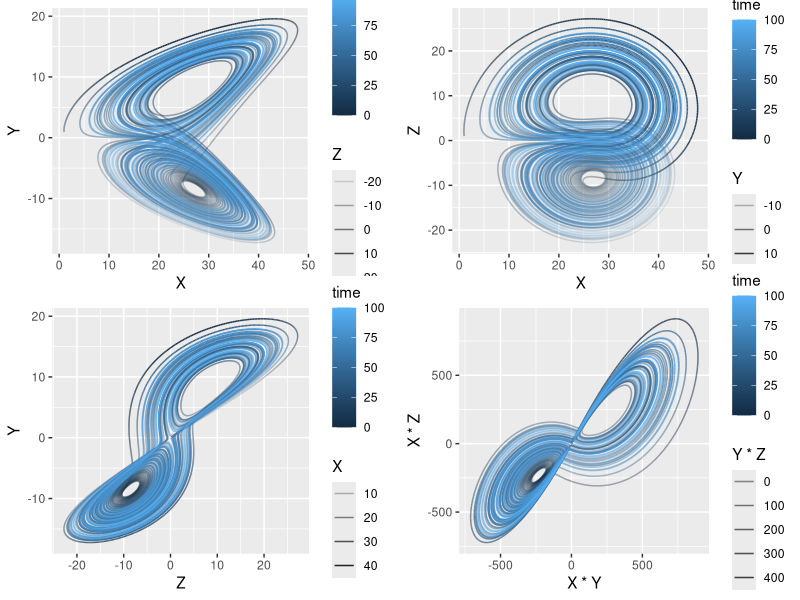

Write the R code that produced this figure.
#+++++++++++++++++++++++++++++++++++++++++++++++++++++++++++++++++++++++++++++++
#
#
# FileName:           lorenz00.R
# FileDescription:
#
#
# Reference:
#          # wget grrrraphics.blogspot.co.uk/2012/06/coding-dynamic-systems-and-controlling.html
#
#+++++++++++++++++++++++++++++++++++++++++++++++++++++++++++++++++++++++++++++++
# Miguel P. Xochicale [http://mxochicale.github.io]
# Doctoral Researcher in Human-Robot Interaction
# University of Birmingham, U.K. (2014-2018)
#+++++++++++++++++++++++++++++++++++++++++++++++++++++++++++++++++++++++++++++++
#
#
#


# library('data.table')


# Multiple plot function
#
# ggplot objects can be passed in ...or to plotlist (as a list of ggplot objects)
# - cols: Numbers of columns in layout
# - layout: A matrix specifying the layout. If present, 'cols' is ignored.
#
# If the layout is something like matrix(c(1,2,3,3), nrow=2, byrow=TRUE),
# then plot 1 will go in the upper left, 2 will go in the upper right, and
# 3 will go all the way across the bottom.
multiplot <- function(..., plotlist=NULL, file, cols=1, layout=NULL){
  library(grid)

  #Make a list from the ... arguments and plotlist
  plots <- c(list(...), plotlist)

  numPlots = length(plots)

  #If layout is NULL, then use 'cols' to determine layout
  if(is.null(layout)){
    # Make the panel
    # ncol: Number of columns of plots
    # nrow: Number of row needed, calculated from # of cols
    layout <- matrix(seq(1,cols*ceiling(numPlots/cols)),
                      ncol=cols, nrow=ceiling(numPlots/cols))
  }

if (numPlots==1){
  print(plots[[1]])
} else{
  # Set up the page
  grid.newpage()
  pushViewport( viewport(layout=grid.layout(nrow(layout),ncol(layout)) ) )

    # Make each plot in the correct location
    for (i in 1:numPlots){
      #Get the i,j, matrix positions of the regions that contain this subplot
      matchidx <- as.data.frame(which(layout==i, arr.ind=TRUE))
      print(plots[[i]], vp=viewport(layout.pos.row=matchidx$row,
                                    layout.pos.col=matchidx$col))
    }
  }
}








###################################

library(ggplot2)
library(deSolve)

Lorenz <- function(t, state, parameters){
          with(as.list( c(state,parameters)),
              {
              #rate of change
              dX <- a*X + Y*Z
              dY <- b*(Y-Z)
              dZ <- -X*Y + c*Y - Z

              # return the rate of change
              list( c(dX, dY, dZ) )
              }
          )# end with(as.list...
}

#define controlling parameters
parameters <- c(a= -8/3, b=-10, c=28)

#define initial state
state <- c(X=1, Y=1, Z=1)

# define integrations times
times <- seq(0,100, by=0.001)

#perform the integration and assign it to variable 'out'
out <- ode(y=state, times= times, func=Lorenz, parms=parameters)



library(ggplot2)
pXY <- ggplot( as.data.frame(out)) + geom_path( aes(X,Y, col=time, alpha=Z))
pZY <- ggplot( as.data.frame(out)) + geom_path( aes(Z,Y, col=time, alpha=X))
pXZ <- ggplot( as.data.frame(out)) + geom_path( aes(X,Z, col=time, alpha=Y))

# + theme(legend.position="none")+ theme(legend.position="none") + theme(legend.position="none")
p3D <- ggplot(as.data.frame(out)) + geom_path( aes(X*Y, X*Z, col=time, alpha=Y*Z)) + scale_alpha(range=c(0.4,0.8))


multiplot(pXY, pZY, pXZ, p3D, cols=2)





#
